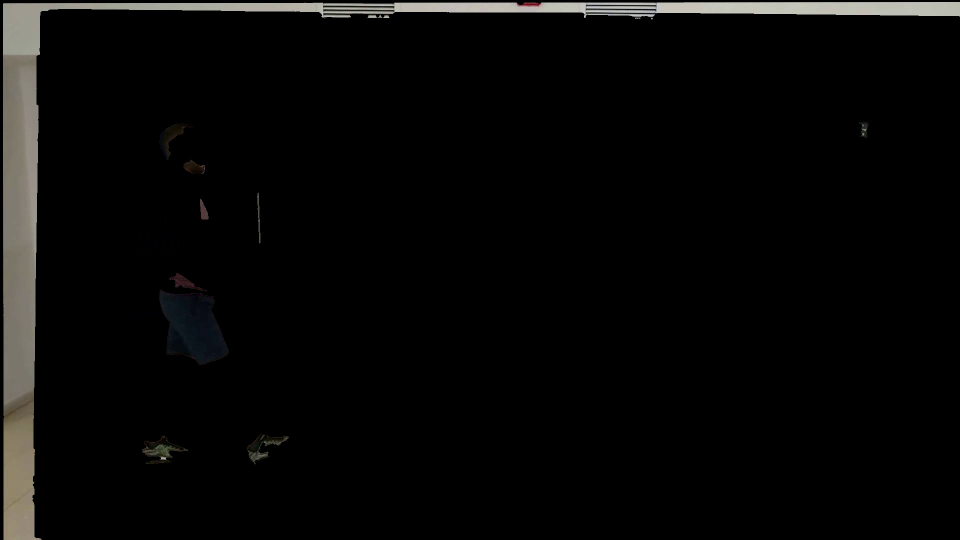
#> input picture frame 20 of Temp/extracted_fixed_median_318452364_207767021.avi, 1920 x 1080 px, given in place of INPUT.avi, which was not available (shown at 1/2 size)
$ python stabilize.py
#> lines starting #> are read from the running program, lines starting #| are printed output that depends on the picture; pictures that were not available may be replaced by others from this repository, and a replacement may not be noted
import cv2
import numpy as np
from scipy import ndimage
from scipy.signal import savgol_filter
import os


def background_lock_stabilization(input_path, output_path):
    """
    Alternative approach: Lock onto background features specifically
    Fixed to maintain original frame size with padding and reduced cropping
    """
#> called with input_path = 'Inputs/INPUT.avi', output_path = 'Outputs/bg_log_stabilzation_same_dim.avi'
    cap = cv2.VideoCapture(input_path)

    # Get video properties
    fps = int(cap.get(cv2.CAP_PROP_FPS))
    width = int(cap.get(cv2.CAP_PROP_FRAME_WIDTH))
    height = int(cap.get(cv2.CAP_PROP_FRAME_HEIGHT))

    # Read reference frame (first frame as background reference)
    ret, reference_frame = cap.read()
#> reference_frame is the input picture: shape (1080, 1920, 3); mean B, G, R 7.2, 7.8, 8.1
    if not ret:
        return

    reference_gray = cv2.cvtColor(reference_frame, cv2.COLOR_BGR2GRAY)

    # Detect strong background features
    detector = cv2.SIFT_create(
        nfeatures=1500,  # Increase from 1000 for more robust matching
        nOctaveLayers=4,  # Add more octave layers for scale invariance
        contrastThreshold=0.03,  # Lower to detect more features (default 0.04)
        edgeThreshold=15  # Increase to filter out edge-like features
    )
    ref_keypoints, ref_descriptors = detector.detectAndCompute(reference_gray, None)
#> ref_keypoints = 374 keypoints; strongest (x, y, size): (1304, 37, 2.1), (1169, 33, 2.8), (760, 33, 3.2), (777, 34, 2)

    print(f"Found {len(ref_keypoints)} reference features in background")
#| Found 374 reference features in background

    # FLANN matcher for feature matching
    FLANN_INDEX_KDTREE = 1
    index_params = dict(algorithm=FLANN_INDEX_KDTREE, trees=5)
    search_params = dict(checks=50)
    flann = cv2.FlannBasedMatcher(index_params, search_params)

    # Reduced crop percentage to keep person visible (from 0.1 to 0.05)
    crop_percent = 0.05  # Reduced from 10% to 5%
    crop_w = int(width * crop_percent)
    crop_h = int(height * crop_percent)

    # Create output video with ORIGINAL dimensions (not cropped)
    fourcc = cv2.VideoWriter_fourcc(*'XVID')
    out = cv2.VideoWriter(output_path, fourcc, fps, (width, height))

    # Process first frame - crop and pad back to original size
    first_cropped = reference_frame[crop_h:height - crop_h, crop_w:width - crop_w]
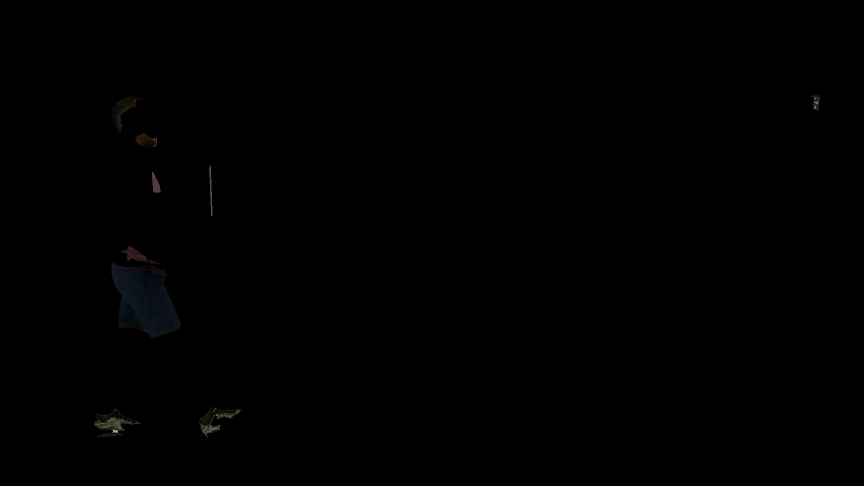
#> first_cropped: shape (972, 1728, 3) (shown at 1/2 size); mean B, G, R 0.4, 0.3, 0.3
    # Pad back to original dimensions
    first_padded = cv2.copyMakeBorder(
        first_cropped,
        crop_h, crop_h, crop_w, crop_w,  # top, bottom, left, right
        cv2.BORDER_CONSTANT,
        value=[0, 0, 0]  # black padding
    )
    out.write(first_padded)

    frame_count = 0

    while True:
        ret, frame = cap.read()
        if not ret:
            break

        frame_gray = cv2.cvtColor(frame, cv2.COLOR_BGR2GRAY)

        # Detect features in current frame
        curr_keypoints, curr_descriptors = detector.detectAndCompute(frame_gray, None)
#> curr_keypoints = 400 keypoints; strongest (x, y, size): (645, 33, 2.8), (1169, 33, 2.8), (787, 13, 2.8), (648, 19, 2.8)

        if curr_descriptors is not None and len(curr_descriptors) > 20:
            # Match features with reference frame
            matches = flann.knnMatch(ref_descriptors, curr_descriptors, k=2)
#> matches = 374 matches

            # Apply ratio test to get good matches
            good_matches = []
            for match_pair in matches:
                if len(match_pair) == 2:
                    m, n = match_pair
                    if m.distance < 0.6 * n.distance:
                        good_matches.append(m)
#> after the loop, good_matches = 111 matches

            if len(good_matches) > 20:
                # Extract matched points
                ref_pts = np.array([ref_keypoints[m.queryIdx].pt for m in good_matches])
#> ref_pts = 111 pairs, first value 7.44 to 1757.4, second value 5.34 to 1071.8
                curr_pts = np.array([curr_keypoints[m.trainIdx].pt for m in good_matches])
#> curr_pts = 111 pairs, first value 9.36 to 1750.4, second value 4.33 to 1071

                # Find homography to align current frame to reference
                homography, mask = cv2.findHomography(
                    curr_pts, ref_pts,
                    cv2.RANSAC, 5.0, maxIters=8000, confidence=0.999
                )
#> homography = [[1, 0.00146, -0.155], [-0.000448, 1.01, 0.403], [4.6e-07, 1.28e-05, 1]]; mask = 111 values, max 1 at index 2, min 0 at index 0, mean 0.883

                if homography is not None:
                    # Warp current frame to align with reference
                    aligned_frame = cv2.warpPerspective(frame, homography, (width, height))
                else:
                    aligned_frame = frame
            else:
                aligned_frame = frame
        else:
            aligned_frame = frame

        # Crop to remove unstable borders
        cropped_frame = aligned_frame[crop_h:height - crop_h, crop_w:width - crop_w]

        # Pad back to original dimensions to maintain frame size
        padded_frame = cv2.copyMakeBorder(
            cropped_frame,
            crop_h, crop_h, crop_w, crop_w,  # top, bottom, left, right
            cv2.BORDER_CONSTANT,
            value=[0, 0, 0]  # black padding
        )

        out.write(padded_frame)

        frame_count += 1
        if frame_count % 50 == 0:
            print(f"Background-locked: {frame_count} frames")

    cap.release()
    out.release()
    cv2.destroyAllWindows()
    print("Background lock stabilization completed!")


def main():
    print("Video Stabilization Test")
    print("=" * 50)

    # Input and output paths
    BASE_DIR = os.path.dirname(os.path.abspath(__file__))
    PROJECT_ROOT = os.path.dirname(BASE_DIR)
    INPUTS_DIR = os.path.join(PROJECT_ROOT, 'Inputs')
    OUTPUTS_DIR = os.path.join(PROJECT_ROOT, 'Outputs')
    os.makedirs(OUTPUTS_DIR, exist_ok=True)
    INPUT_VIDEO = os.path.join(INPUTS_DIR, f'INPUT.avi')
    OUTPUT_VIDEO = os.path.join(OUTPUTS_DIR, f'bg_log_stabilzation_same_dim.avi')


    # Run stabilization
    print("Starting stabilization...")
    background_lock_stabilization(INPUT_VIDEO, OUTPUT_VIDEO)

if __name__ == "__main__":
    main()

$ run again, starting later in the video
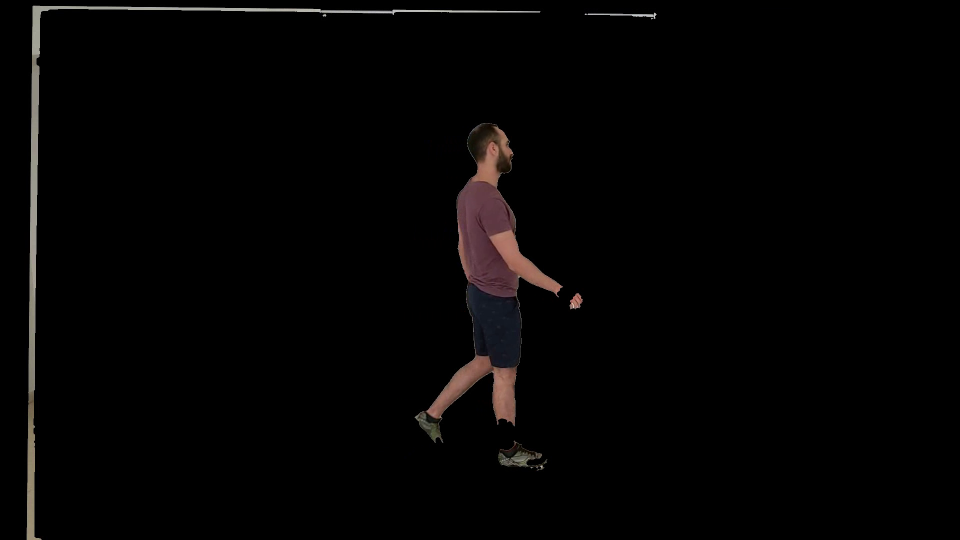
#> input picture frame 92 of Temp/extracted_fixed_median_318452364_207767021.avi, 1920 x 1080 px, given in place of INPUT.avi, which was not available (shown at 1/2 size)
#> in background_lock_stabilization, reference_frame is the input picture: shape (1080, 1920, 3); mean B, G, R 3.3, 3.5, 4.4
#> ref_keypoints = 529 keypoints; strongest (x, y, size): (1171, 28, 2.3), (1079, 24, 2), (1310, 28, 3.4), (786, 28, 1.8)
#| Found 529 reference features in background
#> in background_lock_stabilization, `first_cropped = reference_frame[crop_h:height - crop_h, crop_w:width -..`:
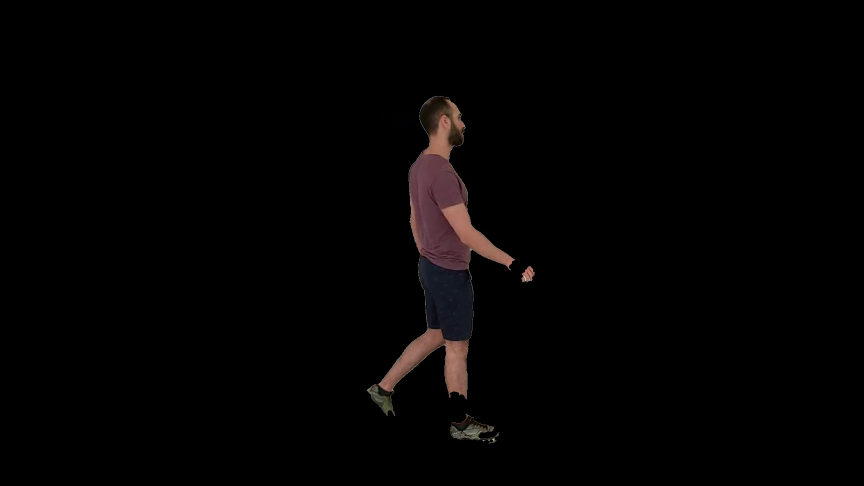
#> first_cropped: shape (972, 1728, 3) (shown at 1/2 size); mean B, G, R 2.4, 2.5, 3.5
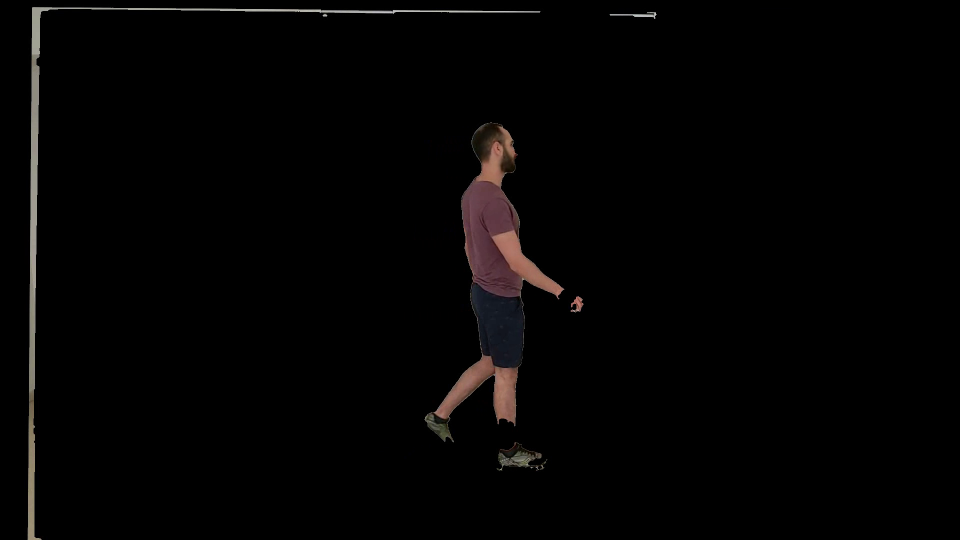
#> input picture frame 93 of Temp/extracted_fixed_median_318452364_207767021.avi, 1920 x 1080 px, given in place of INPUT.avi, which was not available (shown at 1/2 size)
#> in background_lock_stabilization, frame is the input picture: shape (1080, 1920, 3); mean B, G, R 3.1, 3.3, 4.1
#> curr_keypoints = 506 keypoints; strongest (x, y, size): (1309, 36, 1.9), (1079, 24, 2), (1221, 29, 2.4), (1074, 935, 1.8)
#> matches = 529 matches
#> after the loop in background_lock_stabilization, `for match_pair in matches:`: good_matches = 207 matches
#> ref_pts = 207 pairs, first value 57.94 to 1310.1, second value 20.13 to 1071.7
#> curr_pts = 207 pairs, first value 58.97 to 1310.2, second value 16.9 to 1071.8
#> homography = [[0.987, 0.00421, 0.281], [0.00169, 0.988, 1.46], [5.82e-07, -9.83e-06, 1]]; mask = 207 values, max 1 at index 2, min 0 at index 0, mean 0.812
